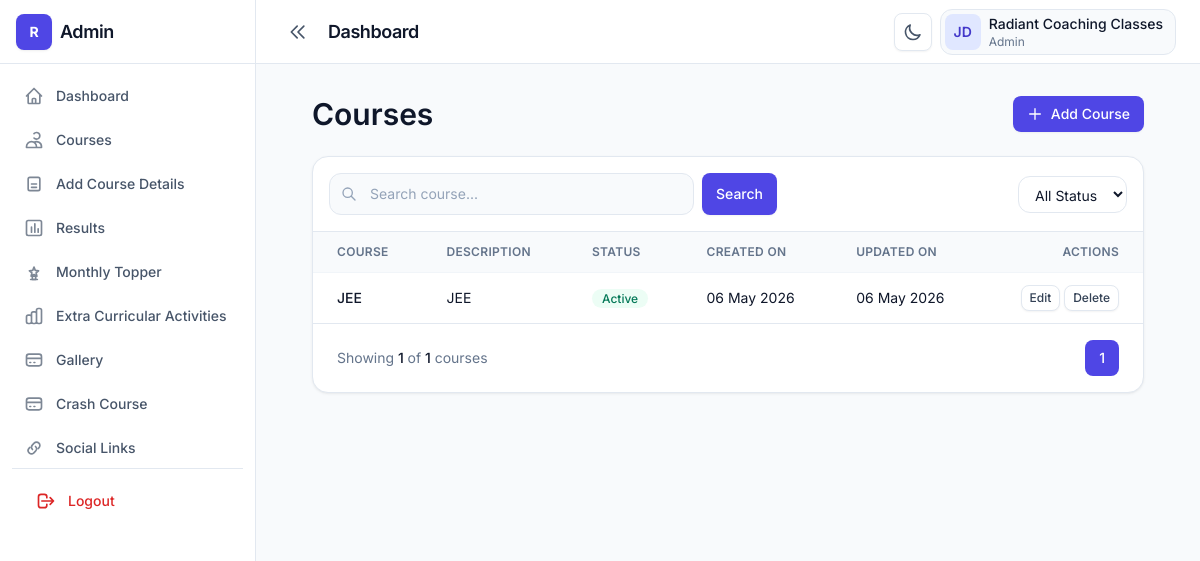
Screenshot of /courses.php (signed in) with the database file from the repository.
### tables this page shows
CREATE TABLE IF NOT EXISTS `courses` (
  `id` int NOT NULL AUTO_INCREMENT,
  `title` varchar(100) DEFAULT NULL,
  `description` text,
  `status` tinyint(1) DEFAULT '1',
  `created_at` timestamp NULL DEFAULT CURRENT_TIMESTAMP,
  `updated_at` timestamp NULL DEFAULT CURRENT_TIMESTAMP ON UPDATE CURRENT_TIMESTAMP,
  PRIMARY KEY (`id`)
);

### src/courses.php (the view, shortened to what this page needs)
<?php
include('../conn.php');
$search = $_GET['search'] ?? '';
$status = $_GET['status'] ?? '';
$page = isset($_GET['page'])
  ? (int)$_GET['page']
  : 1;
$limit = 5;
$offset = ($page - 1) * $limit;
$query = "
SELECT *
FROM courses
WHERE 1
";
$params = [];
$countQuery = "
SELECT COUNT(*) as total
FROM courses
WHERE 1
";
$countStmt = $conn->prepare($countQuery);
$countStmt->execute($params);
$totalRecords =
  $countStmt->fetch(PDO::FETCH_ASSOC)['total'];
$totalPages =
  ceil($totalRecords / $limit);
$query .= "
ORDER BY id DESC
LIMIT $limit OFFSET $offset
";
$stmt = $conn->prepare($query);
$stmt->execute($params);
$courses = $stmt->fetchAll(PDO::FETCH_ASSOC);
?>
<!DOCTYPE html>
<html lang="en" class="h-full">
<head>
  <link rel="stylesheet" href="../dist/css/output.css" />
</head>
<body class="h-full bg-slate-50 text-slate-900 dark:bg-slate-950 dark:text-slate-100">
  <div class="flex min-h-full">
    <?php
    include('sidebar.php');
    ?>
    <div class="flex min-h-screen flex-1 flex-col lg:min-h-0">
      <?php
      include('header.php');
      ?>
      <main class="flex-1 overflow-auto p-4 lg:p-8">
        <div class="container">
          <div class="mb-6 flex flex-col gap-4 sm:flex-row sm:flex-wrap sm:items-center sm:justify-between">
            <div class="min-w-0 flex-1">
              <h2 class="text-display-sm text-slate-900 dark:text-white">Courses</h2>
            </div>
            <button type="button" onclick="window.location.href='add-course'" class="btn btn-primary shrink-0"><svg class="h-4 w-4" fill="none" stroke="currentColor" viewBox="0 0 24 24">
                <path stroke-linecap="round" stroke-linejoin="round" stroke-width="2" d="M12 4v16m8-8H4" />
              </svg>Add Course</button>
          </div>
          <div class="rounded-2xl border border-slate-200 bg-white shadow-card dark:border-slate-800 dark:bg-slate-900">
            <div class="flex flex-col gap-4 border-b border-slate-200 p-4 dark:border-slate-800 lg:flex-row lg:items-center lg:justify-between">
              <form method="GET"
                class="flex w-full flex-col gap-3 lg:flex-row lg:items-center lg:justify-between">
                <div class="flex w-full max-w-md gap-2">
                  <div class="relative flex-1">
                    <input
                      type="search"
                      name="search"
                      value="<?php echo $search; ?>"
                      placeholder="Search course..."
                      class="w-full rounded-xl border border-slate-200 bg-slate-50 py-2.5 pl-10 pr-4 text-sm outline-none ring-brand-500/30 placeholder:text-slate-400 focus:border-brand-300 focus:bg-white focus:ring-4 dark:border-slate-700 dark:bg-slate-950 dark:focus:bg-slate-950" />
                  </div>
                  <button
                    type="submit"
                    class="btn btn-primary">
                    Search
                  </button>
                </div>
                <div>
                  <select
                    name="status"
                    onchange="this.form.submit()"
                    class="rounded-xl border border-slate-200 bg-white px-3 py-2 text-sm dark:border-slate-700 dark:bg-slate-950">
                    <option value="">
                      All Status
                    </option>
                  </select>
                </div>
              </form>
            </div>
            <div class="overflow-x-auto">
              <table class="w-full min-w-[640px] text-left text-sm">
                <thead class="border-b border-slate-100 bg-slate-50 text-xs uppercase tracking-wide text-slate-500 dark:border-slate-800 dark:bg-slate-900/80 dark:text-slate-400">
                  <tr>
                    <th class="px-4 py-3 font-semibold lg:px-6">Course</th>
                    <th class="px-4 py-3 font-semibold lg:px-6">Description</th>
                    <th class="px-4 py-3 font-semibold lg:px-6">Status</th>
                    <th class="px-4 py-3 font-semibold lg:px-6">Created On</th>
                    <th class="px-4 py-3 font-semibold lg:px-6">Updated On</th>
                    <th class="px-4 py-3 text-right font-semibold lg:px-6">Actions</th>
                  </tr>
                </thead>
                <tbody>
                  <?php foreach ($courses as $course) { ?>
                    <tr class="hover:bg-slate-50 dark:hover:bg-slate-800/40">
                      <td class="px-4 py-3 lg:px-6">
                        <div class="font-medium">
                          <?php echo $course['title']; ?>
                        </div>
                      </td>
                      <td class="px-4 py-3 lg:px-6">
                        <?php echo $course['description']; ?>
                      </td>
                      <td class="px-4 py-3 lg:px-6">
                        <?php if ($course['status']) { ?>
                          <span class="rounded-full bg-emerald-50 px-2.5 py-0.5 text-xs font-medium text-emerald-700">
                            Active
                          </span>
                        <?php } else { ?>
                          <span class="rounded-full bg-red-50 px-2.5 py-0.5 text-xs font-medium text-red-700">
                            Inactive
                          </span>
                        <?php } ?>
                      </td>
                      <td class="px-4 py-3 lg:px-6">
                        <?php echo date('d M Y', strtotime($course['created_at'])); ?>
                      </td>
                      <td class="px-4 py-3 lg:px-6">
                        <?php echo date('d M Y', strtotime($course['updated_at'])); ?>
                      </td>
                      <td class="px-4 py-3 text-right lg:px-6">
                        <a href="edit-course.php?id=<?php echo $course['id']; ?>"
                          class="btn btn-secondary px-2 py-1 text-xs">
                          Edit
                        </a>
                        <a href="delete-course.php?id=<?php echo $course['id']; ?>"
                          onclick="return confirm('Delete this course?')"
                          class="btn btn-secondary px-2 py-1 text-xs">
                          Delete
                        </a>
                      </td>
                    </tr>
                  <?php } ?>
                </tbody>
              </table>
            </div>
            <div class="flex flex-col items-center justify-between gap-4 border-t border-slate-200 px-4 py-4 dark:border-slate-800 sm:flex-row lg:px-6">
              <p class="text-sm text-slate-500 dark:text-slate-400">
                Showing
                <span class="font-medium text-slate-900 dark:text-white">
                  <?php echo count($courses); ?>
                </span>
                of
                <span class="font-medium text-slate-900 dark:text-white">
                  <?php echo $totalRecords; ?>
                </span>
                courses
              </p>
              <div class="flex items-center gap-2">
                <?php for ($i = 1; $i <= $totalPages; $i++) { ?>
                  <a
                    href="?page=<?php echo $i; ?>&search=<?php echo $search; ?>&status=<?php echo $status; ?>"
                    class="
                rounded-lg px-3.5 py-2 text-sm font-medium
                <?php
                  if ($page == $i) {
                    echo '
                    bg-brand-600
                    text-white
                    ';
                  }
                ?>
                ">
                    <?php echo $i; ?>
                  </a>
                <?php } ?>
              </div>
            </div>
          </div>
        </div>
      </main>
    </div>
  </div>
</body>
</html>

### rows the page displays
courses: title "JEE", description "JEE", status "Active", created_at "06 May 2026", updated_at "06 May 2026"

### other values shown
count($courses) "1"
$totalRecords "1"
